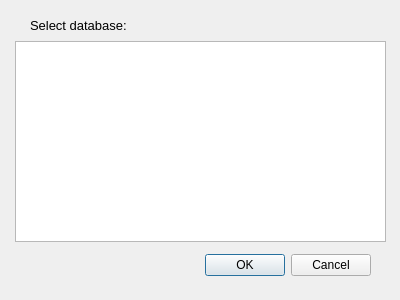
<?xml version="1.0" encoding="UTF-8"?>
<ui version="4.0">
 <class>Dialog</class>
 <widget class="QDialog" name="Dialog">
  <property name="geometry">
   <rect>
    <x>0</x>
    <y>0</y>
    <width>400</width>
    <height>300</height>
   </rect>
  </property>
  <property name="windowTitle">
   <string>Load database</string>
  </property>
  <widget class="QDialogButtonBox" name="buttonBox">
   <property name="geometry">
    <rect>
     <x>30</x>
     <y>250</y>
     <width>341</width>
     <height>31</height>
    </rect>
   </property>
   <property name="orientation">
    <enum>Qt::Horizontal</enum>
   </property>
   <property name="standardButtons">
    <set>QDialogButtonBox::Cancel|QDialogButtonBox::Ok</set>
   </property>
  </widget>
  <widget class="QLabel" name="select_label">
   <property name="geometry">
    <rect>
     <x>30</x>
     <y>10</y>
     <width>111</width>
     <height>31</height>
    </rect>
   </property>
   <property name="font">
    <font>
     <pointsize>10</pointsize>
    </font>
   </property>
   <property name="text">
    <string>Select database:</string>
   </property>
  </widget>
  <widget class="QListWidget" name="database_list">
   <property name="geometry">
    <rect>
     <x>15</x>
     <y>41</y>
     <width>371</width>
     <height>201</height>
    </rect>
   </property>
  </widget>
 </widget>
 <resources/>
 <connections>
  <connection>
   <sender>buttonBox</sender>
   <signal>accepted()</signal>
   <receiver>Dialog</receiver>
   <slot>accept()</slot>
   <hints>
    <hint type="sourcelabel">
     <x>248</x>
     <y>254</y>
    </hint>
    <hint type="destinationlabel">
     <x>157</x>
     <y>274</y>
    </hint>
   </hints>
  </connection>
  <connection>
   <sender>buttonBox</sender>
   <signal>rejected()</signal>
   <receiver>Dialog</receiver>
   <slot>reject()</slot>
   <hints>
    <hint type="sourcelabel">
     <x>316</x>
     <y>260</y>
    </hint>
    <hint type="destinationlabel">
     <x>286</x>
     <y>274</y>
    </hint>
   </hints>
  </connection>
 </connections>
</ui>
